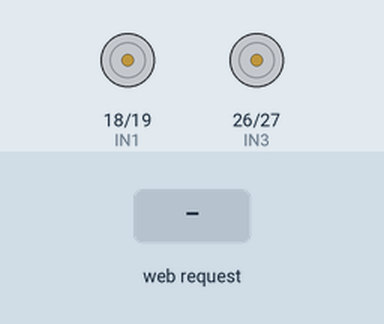
This sketch was run on a simulated ESP32. Parts: motor-driver pin pairs drawn as motors (green arrow = first pin HIGH = forward, orange = second pin HIGH = backward, longer = more drive, scaled by the enable pin). The test bench sets the inputs (shaded band).

Above: at 1.2 s.
1.3 s: HTTP request GET /F received
2.8 s: HTTP request GET /B received
4.3 s: HTTP request GET /R received
At 5.4 s:
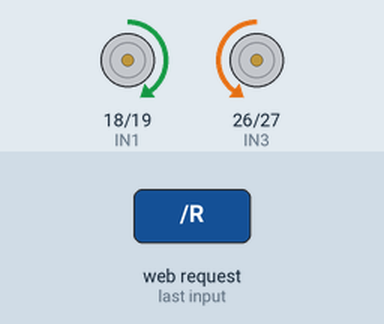
5.8 s: HTTP request GET /L received
At 6.5 s:
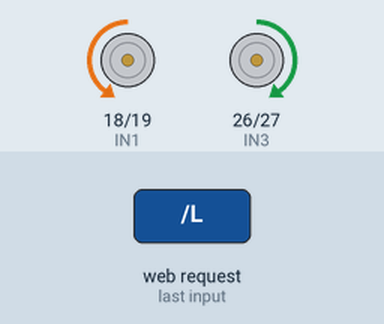
Timing chart, 0 to 8.3 s (numbered marks = the images above; inputs shaded):
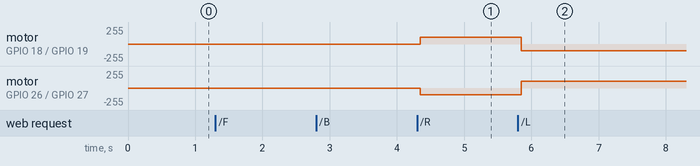

The sketch:

Digital_Controller.ino
```cpp
#include "WiFi.h"                             // including the Wifi library
#include "ESPAsyncWebServer.h"                  // including the Web server library

/*
 * Here we declare the ssid (the name of the hotspot created by ESP32) and it's password.
 * Make sure to set the ssid as something unique for your team.
 */
const char* ssid = "esp32-wifi@Knightmares";
const char* password = "12345678";

AsyncWebServer server(80);
/*
  Blink
*/

// ledPin refers to ESP32 GPIO 23
const int ENA = 21;
const int IN1 = 18;
const int IN2 = 19;
const int ENB = 25;
const int IN3 = 26;
const int IN4 = 27;
int spd;

// the setup function runs once when you press reset or power the board
void setup() {
  // initialize digital pin ledPin as an output.
  pinMode(ENA, OUTPUT);
  pinMode(IN1, OUTPUT);
  pinMode(IN2, OUTPUT);
  pinMode(ENB, OUTPUT);
  pinMode(IN3, OUTPUT);
  pinMode(IN4, OUTPUT);

  WiFi.softAP(ssid, password);                // creates a WiFi hotspot on ESP32

  /*
   * After this we can start adding some code to control the ESP32.
   * We can make requests to the server through a webpage and make it perform different tasks.
   */

  server.on("/F", HTTP_GET, [](AsyncWebServerRequest *request){
    // the following code runs whenever we receive a "turn-on" request from the webpage

    DFORWARD();
    request->send_P(200, "text/plain", "");
  });

  server.on("/B", HTTP_GET, [](AsyncWebServerRequest *request){
    // the following code runs whenever we recieve a "turn-off" request from the webpage

    DBACKWARD();
    request->send_P(200, "text/plain", "");
  });

  server.on("/R", HTTP_GET, [](AsyncWebServerRequest *request){
    // the following code runs whenever we recieve a "turn-off" request from the webpage

    DRIGHT(); //Opposite for now coz thats what works correctly
    request->send_P(200, "text/plain", "");
  });

  server.on("/L", HTTP_GET, [](AsyncWebServerRequest *request){
    // the following code runs whenever we recieve a "turn-off" request from the webpage

    DLEFT();//Opposite for now coz thats what works correctly
    request->send_P(200, "text/plain", "");
  });
  server.on("/S", HTTP_GET, [](AsyncWebServerRequest *request){
    // the following code runs whenever we receive a "turn-on" request from the webpage
    STOP();
    request->send_P(200, "text/plain", "");
  });
  server.on("/1", HTTP_GET, [](AsyncWebServerRequest *request){
    // the following code runs whenever we receive a "turn-on" request from the webpage
    spd = map(1, 1, 10, 100, 250);
    request->send_P(200, "text/plain", "");
  });
  server.on("/2", HTTP_GET, [](AsyncWebServerRequest *request){
    // the following code runs whenever we receive a "turn-on" request from the webpage
    spd = map(2, 1, 10, 100, 250);
    request->send_P(200, "text/plain", "");
  });
  server.on("/3", HTTP_GET, [](AsyncWebServerRequest *request){
    // the following code runs whenever we receive a "turn-on" request from the webpage
    spd = map(3, 1, 10, 100, 250);
    request->send_P(200, "text/plain", "");
  });
  server.on("/4", HTTP_GET, [](AsyncWebServerRequest *request){
    // the following code runs whenever we receive a "turn-on" request from the webpage
    spd = map(4, 1, 10, 100, 250);
    request->send_P(200, "text/plain", "");
  });
  server.on("/5", HTTP_GET, [](AsyncWebServerRequest *request){
    // the following code runs whenever we receive a "turn-on" request from the webpage
    spd = map(5, 1, 10, 100, 250);
    request->send_P(200, "text/plain", "");
  });
  server.on("/6", HTTP_GET, [](AsyncWebServerRequest *request){
    // the following code runs whenever we receive a "turn-on" request from the webpage
    spd = map(6, 1, 10, 100, 250);
    request->send_P(200, "text/plain", "");
  });
  server.on("/7", HTTP_GET, [](AsyncWebServerRequest *request){
    // the following code runs whenever we receive a "turn-on" request from the webpage
    spd = map(7, 1, 10, 100, 250);
    request->send_P(200, "text/plain", "");
  });
  server.on("/8", HTTP_GET, [](AsyncWebServerRequest *request){
    // the following code runs whenever we receive a "turn-on" request from the webpage
    spd = map(8, 1, 10, 100, 250);
    request->send_P(200, "text/plain", "");
  });
  server.on("/9", HTTP_GET, [](AsyncWebServerRequest *request){
    // the following code runs whenever we receive a "turn-on" request from the webpage
    spd = map(9, 1, 10, 100, 250);
    request->send_P(200, "text/plain", "");
  });
  server.on("/10", HTTP_GET, [](AsyncWebServerRequest *request){
    // the following code runs whenever we receive a "turn-on" request from the webpage
    spd = map(10, 1, 10, 100, 250);
    request->send_P(200, "text/plain", "");
  });

  server.begin();
}

// M1 = left motor, ENA,IN1,IN2
//M2 = right motor, enB,IN3,IN4

//functino for forward
void M1DF(int spd){ // motor 1 digital forward
  digitalWrite(IN1, HIGH);
  digitalWrite(IN2, LOW);
  analogWrite(ENA,spd);
}

void M2DF(int spd){ // motor 2 digital forward
  digitalWrite(IN3, HIGH);
  digitalWrite(IN4, LOW);
  analogWrite(ENB,spd);
}

void M1DB(int spd){ // motor 1 digital backward
  digitalWrite(IN1, LOW);
  digitalWrite(IN2, HIGH);
  analogWrite(ENA,spd);
}

void M2DB(int spd){ // motor 2 digital backward
  digitalWrite(IN3, LOW);
  digitalWrite(IN4, HIGH);
  analogWrite(ENB,spd);
}

void DFORWARD(){
  M1DF(spd);
  M2DF(spd);
}

void DBACKWARD(){
  M1DB(spd);
  M2DB(spd);
}

void DLEFT(){
  M1DB(100);
  M2DF(100);
}

void DRIGHT(){
  M1DF(100);
  M2DB(100);
}

void STOP(){
  M1DF(0);
  M2DF(0);
}

// the loop function runs over and over again forever
void loop() {                      // starts the web server
}
```

Measured:
- after the input at 4.3 s, motor on GPIO 18 (IN1) / GPIO 19 (IN2): stopped → forward 100/255 after 0.05 s; motor on GPIO 26 (IN3) / GPIO 27 (IN4): stopped → backward 100/255 after 0.05 s
- after the input at 5.8 s, motor on GPIO 18 (IN1) / GPIO 19 (IN2): forward 100/255 → backward 100/255 after 0.05 s; motor on GPIO 26 (IN3) / GPIO 27 (IN4): backward 100/255 → forward 100/255 after 0.05 s
